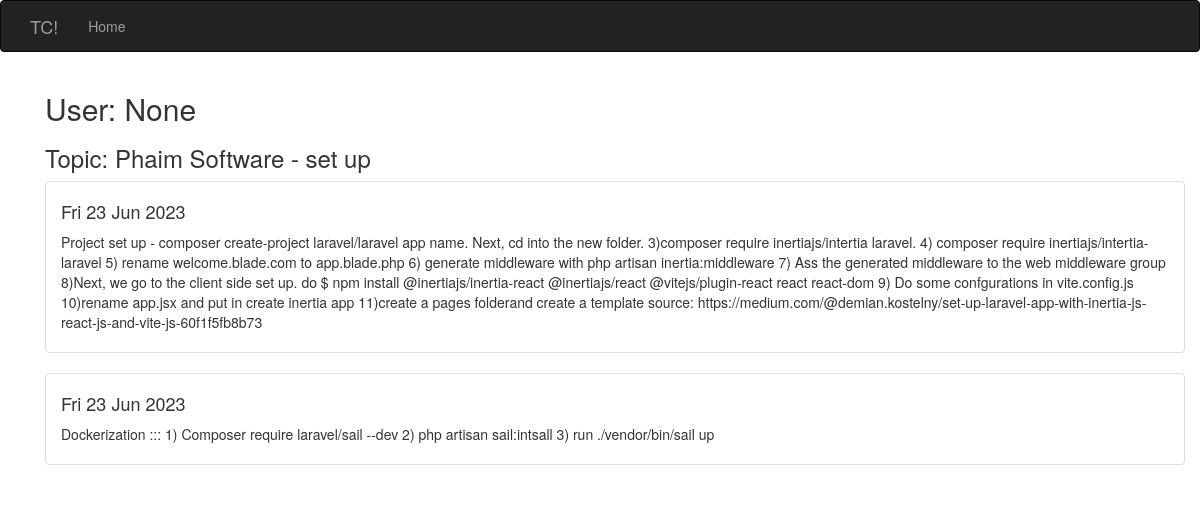
Page /show_thoughts/29&Phaim Software - set up on the committed database.
### model.py (models this page shows, shortened)
class Thought(db.Model):
    __tablename__ = 'thoughts'
    id = db.Column(db.Integer, primary_key=True)
    content = db.Column(db.String(200), nullable=False)
    date_created = db.Column(db.DateTime, default=datetime.utcnow)
    topic_id = db.Column(db.Integer, db.ForeignKey('topics.id'))

### app.py (the view)
@app.route('/show_thoughts/<int:id>&<string:topic_name>')
def show_topic(id,topic_name):
    thoughts = Thought.query.filter_by(topic_id=id).all()
    return render_template('thought.html', thoughts=thoughts, topic_name=topic_name,name=session.get('name'))

### templates/thought.html
{% extends 'base.html'%}
{% block page_content%}
    <div class="container">
        <h2>User: {{name}}</h2>
        <h3>Topic: {{topic_name}}</h3>
        {% for thought in thoughts%}
        <ul class="list-group" >
            <li class="list-group-item">
            <div class="thought_item">
                <h4>{{thought.date_created.strftime("%a %d %b %Y")}}</h4>
                 <p>
                {{thought.content}}
                </p>
            </div>
            </li>
        </ul>
        {% endfor %}
    </div>
{% endblock %}

### rows in the picture
Thought: date_created "Fri 23 Jun 2023", content "Project set up - composer create-project laravel/laravel app name. Next, cd into the new folder. 3)composer require inertiajs/intertia laravel. 4) composer require inertiajs/intertia-laravel 5) rename welcome.blade.com to app.blade.php 6) generate middleware with php artisan inertia:middleware 7) Ass the generated middleware to the web middleware group 8)Next, we go to the client side set up. do $ npm install @inertiajs/inertia-react @inertiajs/react @vitejs/plugin-react react react-dom 9) Do some confgurations in vite.config.js 10)rename app.jsx and put in create inertia app 11)create a pages folderand create a template source:…"
Thought: date_created "Fri 23 Jun 2023", content "Dockerization ::: 1) Composer require laravel/sail --dev 2) php artisan sail:intsall 3) run ./vendor/bin/sail up"

### other values in the picture
{{ name }} "None"
{{ topic_name }} "Phaim Software - set up"
